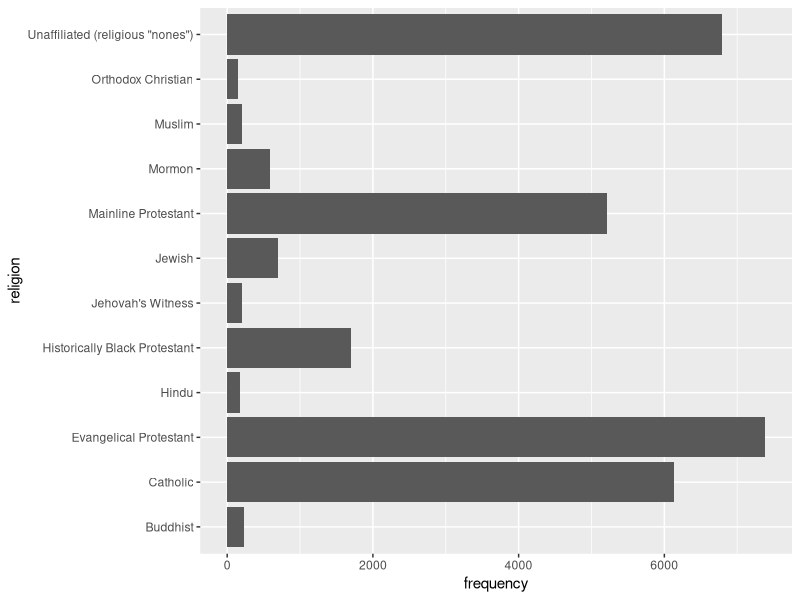
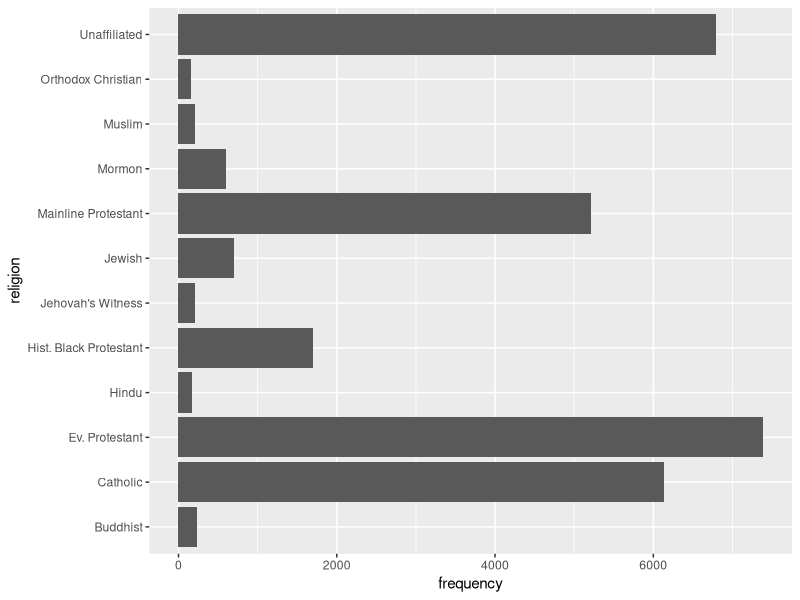
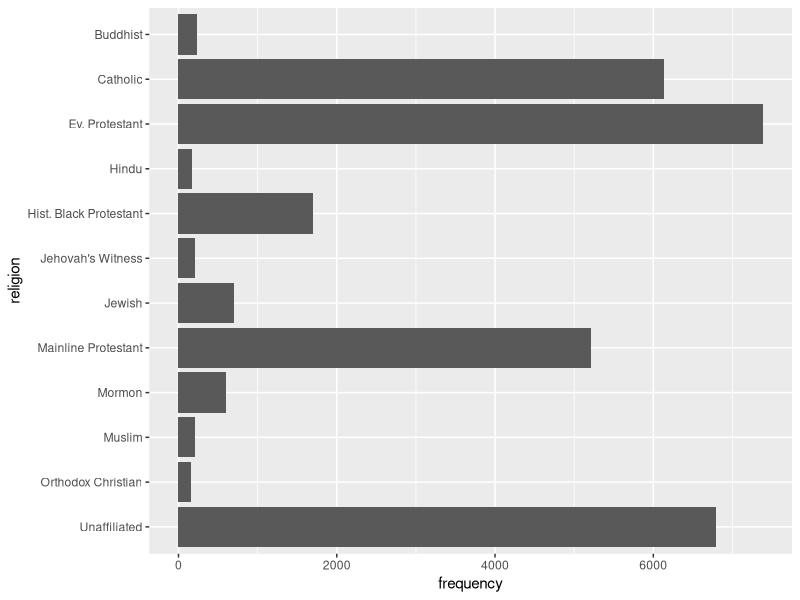
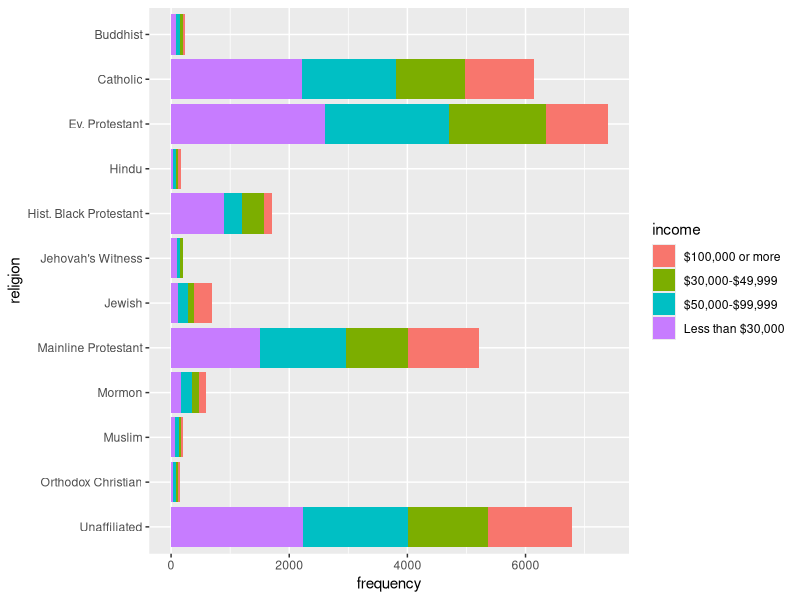
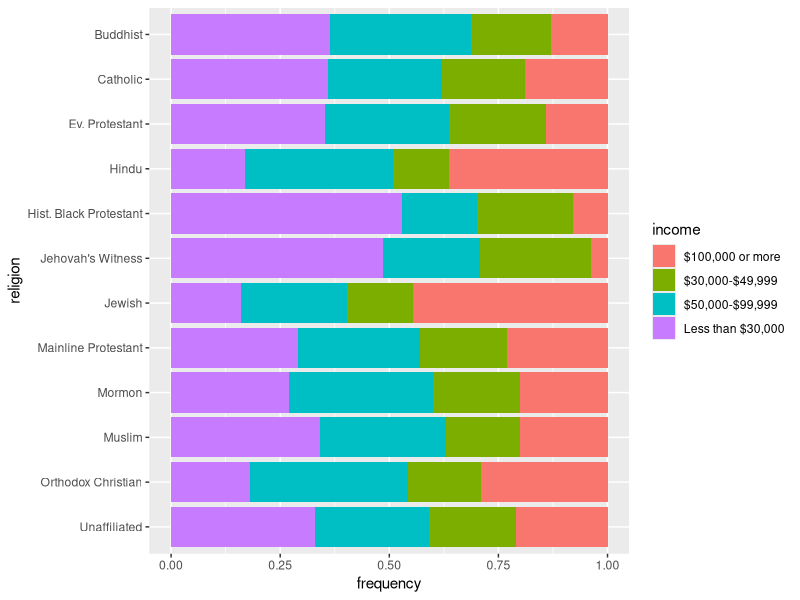
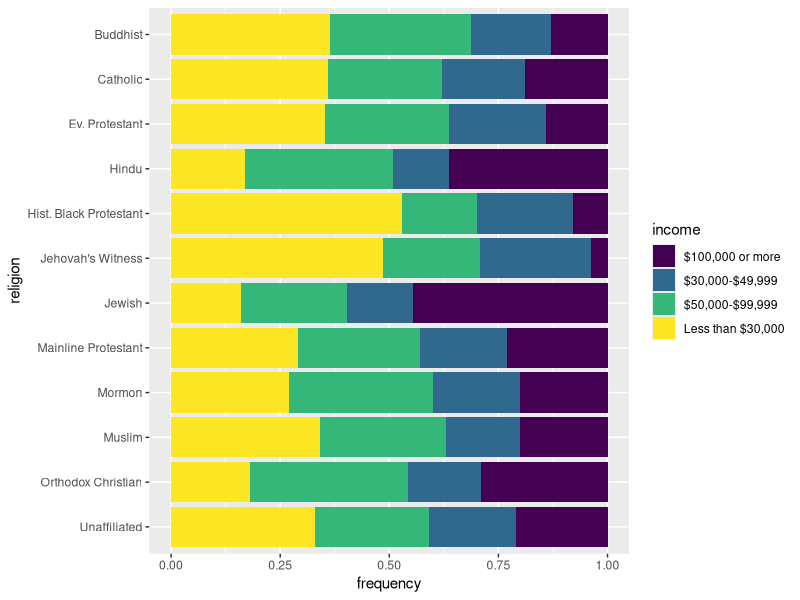
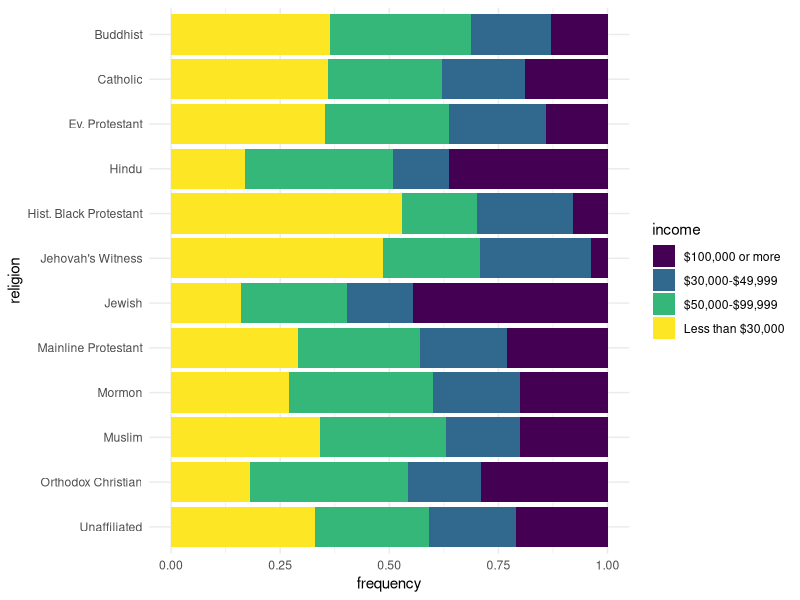
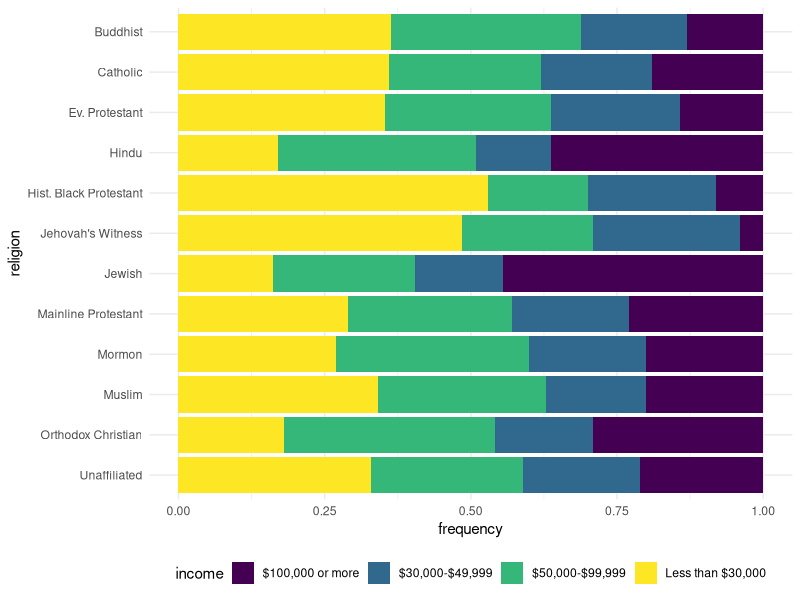

Here is the R script that generated these plots, in order:
## ---- chunk 1
library(tidyverse)
library(scales)
## ---- chunk 2
rel_inc <- tibble::tribble(
                  ~`Religious tradition`, ~`Less than $30,000`, ~`$30,000-$49,999`, ~`$50,000-$99,999`, ~`$100,000 or more`, ~`Sample Size`,
                            "Buddhist",                0.36,              0.18,              0.32,               0.13,          233,
                            "Catholic",                0.36,              0.19,              0.26,               0.19,         6137,
              "Evangelical Protestant",                0.35,              0.22,              0.28,               0.14,         7462,
                               "Hindu",                0.17,              0.13,              0.34,               0.36,          172,
       "Historically Black Protestant",                0.53,              0.22,              0.17,               0.08,         1704,
                   "Jehovah's Witness",                0.48,              0.25,              0.22,               0.04,          208,
                              "Jewish",                0.16,              0.15,              0.24,               0.44,          708,
                 "Mainline Protestant",                0.29,              0.20,              0.28,               0.23,         5208,
                              "Mormon",                0.27,              0.20,              0.33,               0.20,          594,
                              "Muslim",                0.34,              0.17,              0.29,               0.20,          205,
                  "Orthodox Christian",                0.18,              0.17,              0.36,               0.29,          155,
  "Unaffiliated (religious \"nones\")",                0.33,              0.20,              0.26,               0.21,         6790
  )

## ---- chunk 3
rel_inc
## ---- chunk 4
rel_inc %>%
  rename( 
    religion = `Religious tradition`, 
    n = `Sample Size` 
  ) 
## ---- chunk 5
rel_inc %>%
  rename(
    religion = `Religious tradition`,
    n = `Sample Size`
  ) %>%
  pivot_longer( 
    cols = -c(religion, n),   # all but religion and n 
    names_to = "income",  
    values_to = "proportion" 
  ) 
## ---- chunk 6
rel_inc %>%
  rename(
    religion = `Religious tradition`,
    n = `Sample Size`
  ) %>%
  pivot_longer(
    cols = -c(religion, n), 
    names_to = "income", 
    values_to = "proportion"
  ) %>%
  mutate(frequency = round(proportion * n)) 
## ---- chunk 7
rel_inc_long <- rel_inc %>% 
  rename(
    religion = `Religious tradition`,
    n = `Sample Size`
  ) %>%
  pivot_longer(
    cols = -c(religion, n), 
    names_to = "income", 
    values_to = "proportion"
  ) %>%
  mutate(frequency = round(proportion * n))
## ---- chunk 8
ggplot(rel_inc_long, aes(y = religion, x = frequency)) +
  geom_col()
## ---- chunk 9
rel_inc_long <- rel_inc_long %>%
  mutate(religion = case_when(
    religion == "Evangelical Protestant"           ~ "Ev. Protestant",
    religion == "Historically Black Protestant"    ~ "Hist. Black Protestant",
    religion == 'Unaffiliated (religious "nones")' ~ "Unaffiliated",
    TRUE                                           ~ religion
  ))
## ---- chunk 10
ggplot(rel_inc_long, aes(y = religion, x = frequency)) + 
  geom_col()
## ---- chunk 11
rel_inc_long <- rel_inc_long %>%
  mutate(religion = fct_rev(religion)) 
## ---- chunk 12
ggplot(rel_inc_long, aes(y = religion, x = frequency)) + 
  geom_col()
## ---- chunk 13
ggplot(rel_inc_long, aes(y = religion, x = frequency, fill = income)) + 
  geom_col() 
## ---- chunk 14
ggplot(rel_inc_long, aes(y = religion, x = frequency, fill = income)) +
  geom_col(position = "fill")
## ---- chunk 15

## ---- chunk 16
ggplot(rel_inc_long, aes(y = religion, x = frequency, fill = income)) +
  geom_col(position = "fill") +
  scale_fill_viridis_d()
## ---- chunk 17

## ---- chunk 18
ggplot(rel_inc_long, aes(y = religion, x = frequency, fill = income)) +
  geom_col(position = "fill") +
  scale_fill_viridis_d() +
  theme_minimal() 
## ---- chunk 19
ggplot(rel_inc_long, aes(y = religion, x = frequency, fill = income)) +
  geom_col(position = "fill") +
  scale_fill_viridis_d() +
  theme_minimal() +
  theme(legend.position = "bottom")
## ---- chunk 20
ggplot(rel_inc_long, aes(y = religion, x = frequency, fill = income)) +
  geom_col(position = "fill") +
  scale_fill_viridis_d() +
  theme_minimal() +
  theme(legend.position = "bottom") +
  guides(fill = guide_legend(nrow = 2, byrow = TRUE)) 
## ---- chunk 21
ggplot(rel_inc_long, aes(y = religion, x = frequency, fill = income)) +
  geom_col(position = "fill") +
  scale_fill_viridis_d() +
  theme_minimal() +
  theme(legend.position = "bottom") +
  guides(fill = guide_legend(nrow = 2, byrow = TRUE)) +
  labs(
    x = "Proportion", y = "", 
    title = "Income distribution by religious group", 
    subtitle = "Source: Pew Research Center, Religious Landscape Study", 
    fill = "Income" 
    )
